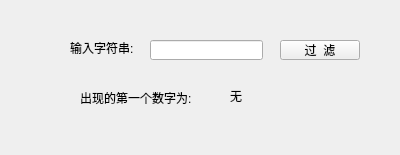
<?xml version="1.0" encoding="UTF-8"?>
<ui version="4.0">
 <class>Widget</class>
 <widget class="QWidget" name="Widget">
  <property name="geometry">
   <rect>
    <x>0</x>
    <y>0</y>
    <width>400</width>
    <height>155</height>
   </rect>
  </property>
  <property name="windowTitle">
   <string>Widget</string>
  </property>
  <widget class="QLabel" name="label">
   <property name="geometry">
    <rect>
     <x>70</x>
     <y>40</y>
     <width>71</width>
     <height>16</height>
    </rect>
   </property>
   <property name="text">
    <string>输入字符串:</string>
   </property>
  </widget>
  <widget class="QLineEdit" name="lineEdit">
   <property name="geometry">
    <rect>
     <x>150</x>
     <y>40</y>
     <width>113</width>
     <height>20</height>
    </rect>
   </property>
  </widget>
  <widget class="QPushButton" name="pushButton">
   <property name="geometry">
    <rect>
     <x>280</x>
     <y>40</y>
     <width>80</width>
     <height>20</height>
    </rect>
   </property>
   <property name="text">
    <string>过  滤</string>
   </property>
  </widget>
  <widget class="QLabel" name="label_2">
   <property name="geometry">
    <rect>
     <x>80</x>
     <y>90</y>
     <width>121</width>
     <height>16</height>
    </rect>
   </property>
   <property name="text">
    <string>出现的第一个数字为:</string>
   </property>
  </widget>
  <widget class="QLabel" name="labelNum">
   <property name="geometry">
    <rect>
     <x>230</x>
     <y>90</y>
     <width>54</width>
     <height>12</height>
    </rect>
   </property>
   <property name="text">
    <string>无</string>
   </property>
  </widget>
 </widget>
 <layoutdefault spacing="6" margin="11"/>
 <resources/>
 <connections/>
</ui>
